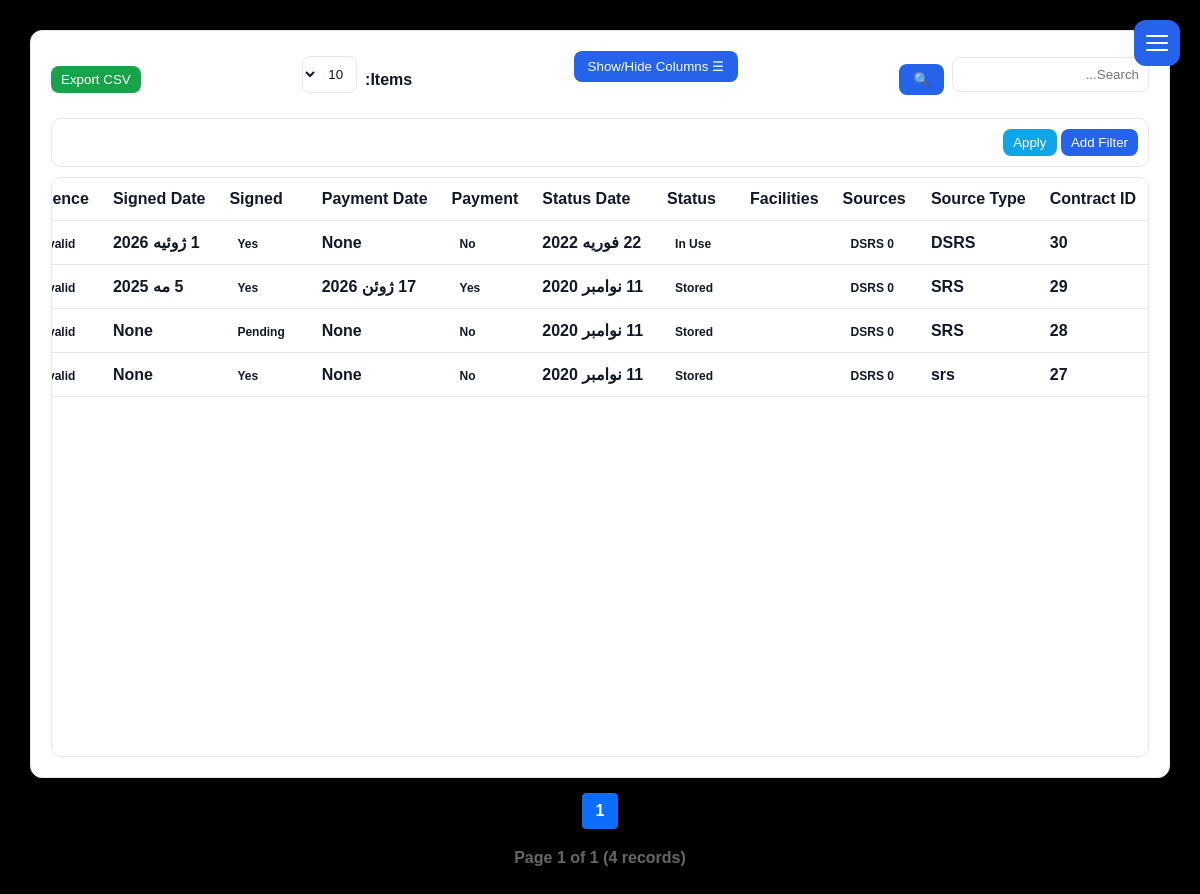
Page /contract/ (signed in) on the earlier database version.
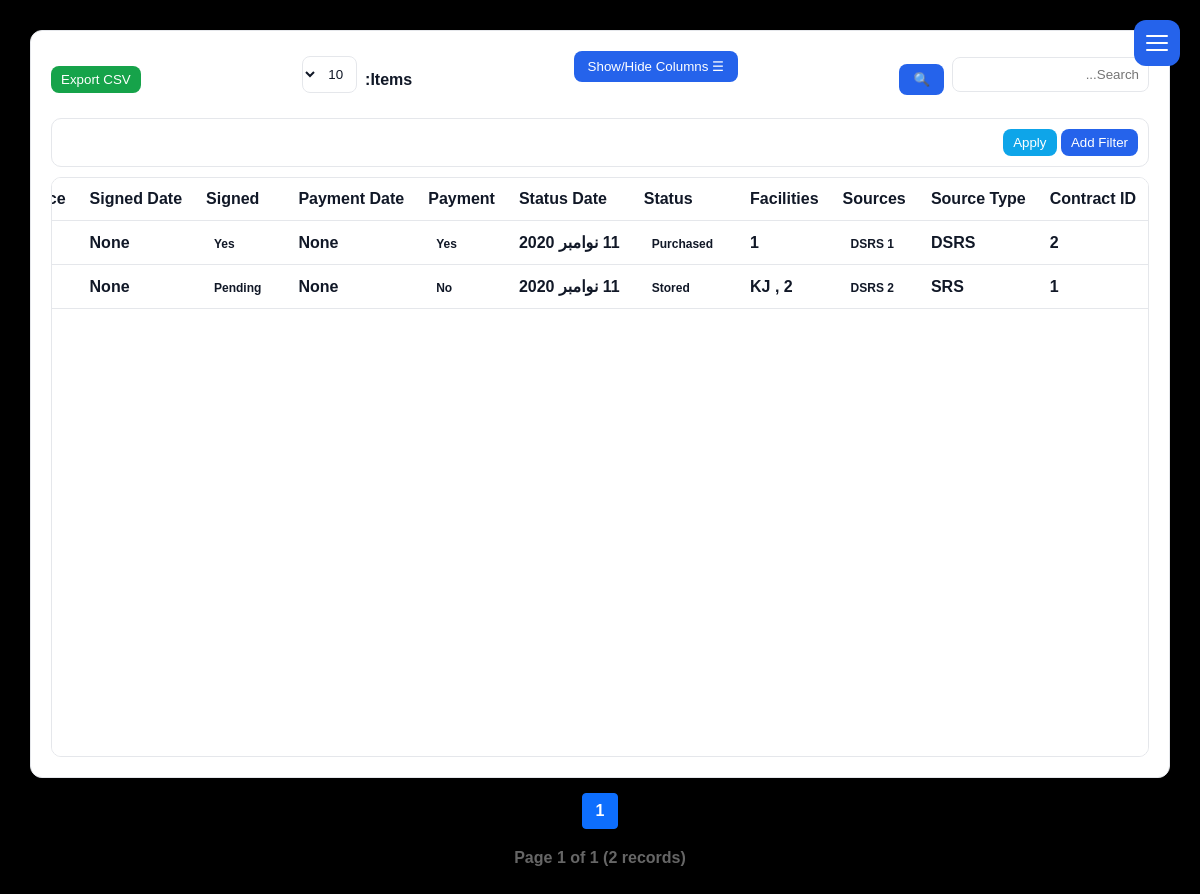
Same page on the later database version.
### contract/models.py (models this page shows, shortened)
class Contract(models.Model):
    dsrs = models.ManyToManyField(
        "dashboard.DSRS",
        related_name="contracts"
    )
    Source_Type = models.CharField(
        max_length=10
    )
    status = models.CharField(
        max_length=50
    )
    status_date = models.DateField()
    facility = models.CharField(
        max_length=200,
        blank=True,
        null=True
    )
    contract_signed = models.BooleanField(
        default=False
    )
    contract_signed_date = models.DateField(
        null=True,
        blank=True
    )
    payment_done = models.BooleanField(
        default=False
    )
    payment_date = models.DateField(
        null=True,
        blank=True
    )
    licence_valid = models.BooleanField(
        default=False
    )
    licence_issue_date = models.DateField(
        null=True,
        blank=True
    )
    created_at = models.DateTimeField(
        auto_now_add=True
    )
    history = HistoricalRecords()

### dashboard/models.py (models this page shows, shortened)
class DSRS(models.Model):
    Source_Type = models.CharField( max_length=10, choices=SOURCE_TYPE.choices, default="DSRS")
    Sso_Code = models.CharField(max_length=12,null=True, blank=True)
    Facility = models.CharField(max_length=100, blank=True, null=True)
    Origin_Type = models.CharField(max_length=20, choices=OriginType.choices)
    Date_received = models.DateField(blank=True, null=True)
    Origin_Facility = models.CharField(max_length=250,blank=True, null=True)
    Location = models.CharField(max_length=20,blank=True, null=True)
    Status = models.CharField(max_length=15, choices=STATUS.choices,blank=True, null=True)
    Status_Date = models.DateField(blank=True, null=True)
    Responsible_Person = models.CharField(max_length=50,null=True, blank=True)
    Nuclide = models.ForeignKey(Nuclides, on_delete=models.SET_NULL, null=True, blank=True)
    activity_input = models.FloatField(null=True, blank=True)
    activity_unit = models.CharField(
        max_length=10,
        choices=[
            ('Bq', 'Bq'),
            ('kBq', 'kBq'),
            ('MBq', 'MBq'),
            ('GBq', 'GBq'),
            ('Ci', 'Ci'),
            ('mCi', 'mCi'),
            ('uCi', 'µCi'),
        ],
        default='Bq',blank=True, null=True
    )
    Activity_reference_date = models.DateField(null=True, blank=True)
    serial_number = models.CharField(max_length=25,null=True, blank=True)
    Dose_rate_surface_uSv = models.FloatField(null=True, blank=True)
    Dose_rate_1m_uSv = models.FloatField(null=True, blank=True)
    Dose_rate_measurement_date = models.DateField(null=True, blank=True)
    source_state = models.CharField(max_length=15, choices=SourceState.choices, null=True, blank=True)
    contamination_bq_cm2 = models.FloatField(null=True, blank=True)
    Source_Physical_Form = models.CharField(max_length=10, choices=SourceForm.choices, null=True, blank=True)
    Source_Manufacturer = models.CharField(max_length=50, blank=True, null=True)
    Source_Model = models.CharField(max_length=20,null=True, blank=True)
    Source_Practice = models.CharField(max_length=20, blank=True, null=True)
    Device_Manufacturer = models.CharField(max_length=50, blank=True, null=True)
    Device_Model = models.CharField(max_length=50, blank=True, null=True)
    Device_Serial_Number = models.CharField(max_length=50, blank=True, null=True)
    Container_Type = models.CharField(max_length=25, blank=True, null=True)
    Dimension = models.CharField(max_length=20, blank=True, null=True)
    Attachments = models.FileField(
        upload_to="DSRS_Doc",
        validators=[validate_attachment],
        blank=True,
        null=True
    )
    Comment = models.CharField(max_length=255, blank=True, null=True)
    created_by = models.ForeignKey(User, on_delete=models.CASCADE, editable=False)
    created_at = models.DateTimeField(auto_now_add=True)
    history = HistoricalRecords()
    initial_activity_bq = models.FloatField(null=True, blank=True)

### contract/views.py (the view, shortened to what this page needs)
# urls.py: path('', views.contract_index, name='contract_index'),
def contract_index(request):
    contracts = Contract.objects.prefetch_related(
    "dsrs").order_by('-created_at')
    keys = request.GET.getlist("key")
    values = request.GET.getlist("value")
    size = request.GET.get("size", "25")
    if size == "all":
        page_size = contracts.count() or 1   # avoid 0 if table is empty
    else:
        page_size = int(size)
    paginator = Paginator(contracts, page_size)
    page = request.GET.get("page")
    page_obj = paginator.get_page(page)
    return render(request, 'contract/index.html', {
        'page_obj': page_obj,
        "page_size": size,
    })

### templates/contract/index.html (shortened to what this page needs)
{% extends 'base.html' %}
{% load static %}
{% block content %}
<div class="content">
<div class="table-header">
  <div class="header-group">
    <input type="text" id="searchInput" placeholder="Search...">
    <button>🔍</button>
  </div>
  <div class="column-bar">
    <button class="btn-gray" onclick="toggleColumnPanel()">☰ Show/Hide Columns</button>
  </div>
  <div class="header-group">
  <span>Items:</span>
  <select name="size" id="pageSize">
    <option value="10">10</option>
  </select>
</div>
  <div class="header-group">
    <button class="btn-green" onclick="exportCSV()">Export CSV</button>
  </div>
</div>
<div class="filter-bar">
  <button id="addFilter" class="btn-blue">Add Filter</button>
  <button id="applyFilters" class="btn-info">Apply</button>
</div>
<div class="table-scroll">
<table id="mainTable">
<thead>
<tr>
<th data-col="id">Contract ID</th>
<th data-col="Source_Type">
Source Type
</th>
<th data-col="sources">
Sources
</th>
<th data-col="facility">
Facilities
</th>
<th data-col="status">
Status
</th>
<th data-col="status_date">
Status Date
</th>
<th data-col="payment_done">
Payment
</th>
<th data-col="payment_date">
Payment Date
</th>
<th data-col="contract_signed">
Signed
</th>
<th data-col="contract_signed_date">
Signed Date
</th>
<th data-col="licence_valid">
Licence
</th>
</tr>
</thead>
<tbody id="tableBody">
{% for c in page_obj %}
<tr>
<td data-col="id">
{{ c.id }}
</td>
<td data-col="Source_Type">
{{ c.Source_Type }}
</td>
<td data-col="sources">
<span class="badge bg-info">
{{ c.dsrs.count }}
DSRS
</span>
</td>
<td data-col="facility">
{% for s in c.dsrs.all %}
{{ s.Facility }}
{% if not forloop.last %}
,
{% endif %}
{% endfor %}
</td>
<td data-col="status">
<span class="badge bg-success">
{{ c.status }}
</span>
</td>
<td data-col="status_date">
{{ c.status_date }}
</td>
<td data-col="payment_done">
{% if c.payment_done %}
<span class="badge bg-success">
Yes
</span>
{% else %}
<span class="badge bg-danger">
No
</span>
{% endif %}
</td>
<td data-col="payment_date">
{{ c.payment_date }}
</td>
<td data-col="contract_signed">
{% if c.contract_signed %}
<span class="badge bg-success">
Yes
</span>
{% else %}
<span class="badge bg-warning">
Pending
</span>
{% endif %}
</td>
<td data-col="contract_signed_date">
{{ c.contract_signed_date }}
</td>
<td data-col="licence_valid">
{% if c.licence_valid %}
<span class="badge bg-success">
Valid
</span>
{% else %}
<span class="badge bg-danger">
Invalid
</span>
{% endif %}
</td>
</tr>
{% empty %}
<tr>
<td colspan="13">
No contracts found
</td>
</tr>
{% endfor %}
</tbody>
</table>
</div>
</div>
<div class="pagination">
    {% for num in page_obj.paginator.page_range %}
        {% if num == 1 or num == page_obj.paginator.num_pages or num >= page_obj.number|add:"-2" and num <= page_obj.number|add:"2" %}
            {% if page_obj.number == num %}
                <span class="current">{{ num }}</span>
            {% else %}
                <a href="?page={{ num }}{% if page_size %}&size={{ page_size }}{% endif %}">{{ num }}</a>
            {% endif %}
        {% elif num == page_obj.number|add:"-3" or num == page_obj.number|add:"3" %}
            <span class="dots">…</span>
        {% endif %}
    {% endfor %}
</div>
<div class="page-info">
    Page {{ page_obj.number }} of {{ page_obj.paginator.num_pages }}
    ({{ page_obj.paginator.count }} records)
</div>
{% endblock %}

### templates/base.html (shortened to what this page needs)
{% load static %}
{% load i18n %}
{% get_current_language as CURRENT_LANGUAGE %}
<!DOCTYPE html>
<html
    lang="{{ CURRENT_LANGUAGE }}"
    dir="{% if CURRENT_LANGUAGE == 'fa' %}rtl{% else %}ltr{% endif %}"
    class="{% if CURRENT_LANGUAGE == 'fa' %}rtl{% else %}ltr{% endif %}"
>
<head>
  <link rel="stylesheet" href="{% static 'css/base.css' %}">
</head>
<body>
<aside class="sidebar" id="sidebar">
    <div class="sidebar-header">
        <button class="menu-btn" id="toggleSidebar">
            <span></span>
            <span></span>
            <span></span>
        </button>
    </div>
    {% load i18n %}
{% get_current_language as LANGUAGE_CODE %}
</aside>
<main class="main" id="main">
    {% block content %}
    {% endblock %}
</main>
<link rel="stylesheet"
      href="{% static 'vendor/jalali-datepicker/jalali-datepicker.css' %}">
</body>
</html>

### static/css/base.css (style rules this page uses)
* { margin:0; padding:0; box-sizing:border-box; }
html.rtl { font-family:Vazirmatn,sans-serif; }
:root { --bg: #f5f6f8; --card: #ffffff; --text: #111827; --muted: #6b7280; --border: #e5e7eb; --primary: #2563eb; --sidebar: #1f2937; --sidebar-text: #374151; }
body { background: var(--bg); color: var(--text); }
.sidebar { position:fixed; top:0; width:280px; height:100vh; background:#fff; padding:20px; transition:.3s ease; z-index:1000; }
html.rtl .sidebar { box-shadow:-5px 0 20px rgba(0,0,0,.12); right:-280px; left:auto; }
.sidebar-header { display:flex; flex-direction:row; align-items:center; height:70px; border-bottom:1px solid #e5e7eb; padding-bottom:15px; }
html.rtl .menu-btn { right:20px; left:auto; position: fixed; top: 20px; width: 46px; height: 46px; border:none; border-radius:12px; background:#2563eb; display:flex; flex-direction:column; justify-content:center; align-items:center; gap:5px; cursor:pointer; z-index:1200; transition: right .3s ease, transform .25s ease, background .2s; }
.menu-btn span { width:22px; height:2px; background:white; border-radius:5px; transition:.25s; }
.main { padding:30px; text-align:start; }
.content { background: var(--card); padding: 20px; border-radius: 12px; border: 1px solid var(--border); }
th, td { padding: 12px; border-bottom: 1px solid var(--border); text-align: left; }
th { background: rgba(0,0,0,0.03); }
input, select, textarea { width: 100%; padding: 9px; margin-top: 5px; margin-bottom: 15px; border: 1px solid var(--border); border-radius: 8px; background: var(--card); color: var(--text); }
button { background: var(--primary); color: white; padding: 8px 14px; border: none; border-radius: 8px; cursor: pointer; }
table { width: max-content; min-width: 100%; border-collapse: collapse; }
.btn-blue { background: #2563eb; color: white; padding: 6px 10px; border-radius: 8px; text-decoration: none; }
.btn-green { background: #16a34a; color: white; padding: 6px 10px; border-radius: 8px; border: none; }
.btn-info { background: #0ea5e9; color: white; padding: 6px 10px; border-radius: 8px; border: none; }
.pagination { margin-top: 15px; text-align: center; }
.table-header { display: flex; flex-wrap: wrap; justify-content: space-between; gap: 10px; margin-bottom: 10px; }
.header-group { display: flex; gap: 8px; align-items: center; }
.filter-bar { margin-bottom: 10px; padding: 10px; background: var(--card); border: 1px solid var(--border); border-radius: 10px; }
.column-bar { margin-bottom: 10px; position: relative; }
.table-scroll { height: calc(100vh - 220px); overflow: auto; border: 1px solid var(--border); border-radius: 10px; background: var(--card); }
table thead th { position: sticky; top: 0; background: var(--card); z-index: 10; }
.badge { padding: 3px 8px; border-radius: 4px; font-size: 12px; margin-right: 5px; }

### templates/contract/index.html (style rules this page uses)
.pagination { display:flex; justify-content:center; align-items:center; gap:6px; margin:20px 0; flex-wrap:wrap; }
.pagination a, .pagination span { min-width:36px; height:36px; padding:0 12px; display:flex; align-items:center; justify-content:center; border:1px solid #ddd; border-radius:8px; text-decoration:none; color:#444; background:#fff; transition:.2s; }
.pagination .current { background:#CB52E3; color:#fff; border-color:#CB52E3; font-weight:600; }
.pagination { display: flex; justify-content: center; align-items: center; gap: 6px; margin-top: 15px; }
.pagination a, .pagination span { padding: 6px 12px; border: 1px solid #ccc; border-radius: 4px; text-decoration: none; }
.pagination .current { background: #0d6efd; color: white; border-color: #0d6efd; }
.page-info { text-align: center; margin-top: 10px; color: #666; }

Differences in the rows shown:
removed Contract: id "30", Source_Type "DSRS", dsrs.count "0", status "In Use", status_date "22 فوریه 2022", payment_done "No", payment_date "None", contract_signed "Yes", contract_signed_date "1 ژوئیه 2026", licence_valid "Invalid"
removed Contract: id "29", Source_Type "SRS", dsrs.count "0", status "Stored", status_date "11 نوامبر 2020", payment_done "Yes", payment_date "17 ژوئن 2026", contract_signed "Yes", contract_signed_date "5 مه 2025", licence_valid "Invalid"
removed Contract: id "28", Source_Type "SRS", dsrs.count "0", status "Stored", status_date "11 نوامبر 2020", payment_done "No", payment_date "None", contract_signed "Pending", contract_signed_date "None", licence_valid "Invalid"
removed Contract: id "27", Source_Type "srs", dsrs.count "0", status "Stored", status_date "11 نوامبر 2020", payment_done "No", payment_date "None", contract_signed "Yes", contract_signed_date "None", licence_valid "Invalid"
added Contract: id "2", Source_Type "DSRS", dsrs.count "1", status "Purchased", status_date "11 نوامبر 2020", payment_done "Yes", payment_date "None", contract_signed "Yes", contract_signed_date "None"
now on this page (row unchanged): DSRS: Facility "1", shown under "2"
added Contract: id "1", Source_Type "SRS", dsrs.count "2", status "Stored", status_date "11 نوامبر 2020", payment_done "No", payment_date "None", contract_signed "Pending", contract_signed_date "None"
now on this page (row unchanged): DSRS: Facility "KJ", shown under "1"
now on this page (row unchanged): DSRS: Facility "2", shown under "1"
Other differences:
{{ page_obj.paginator.count }}: "4" → "2"
